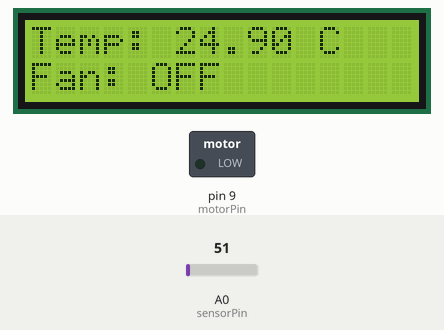
The sketch below on a simulated Arduino Uno, built with avr-gcc and run on an emulated ATmega328P. Shown: 16×2 character LCD, switched loads named in the sketch (green lamp = pin HIGH). The test bench sets the inputs (shaded band); at power-on: A0 (sensorPin) = 51.

Above: at 2.2 s.
2.3 s: A0 (sensorPin) set to 58
At 3.0 s:
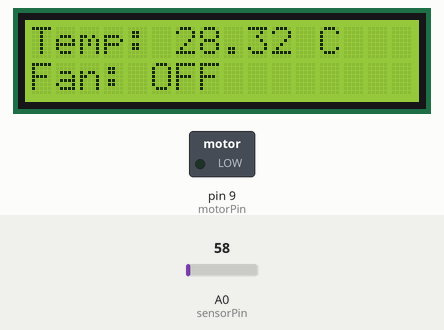
4.0 s: A0 (sensorPin) set to 66
At 4.6 s:
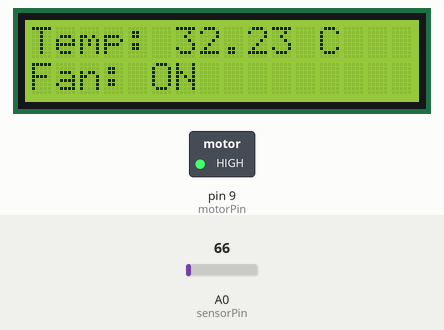
5.5 s: A0 (sensorPin) set to 61
At 6.2 s:
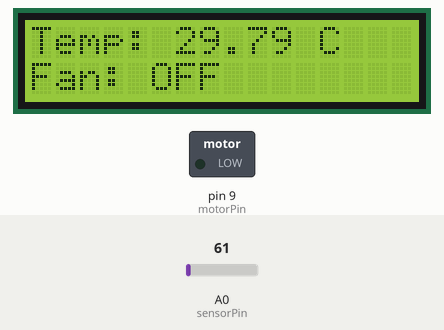
Timing chart, 0 to 8.5 s (numbered marks = the images above; inputs shaded):
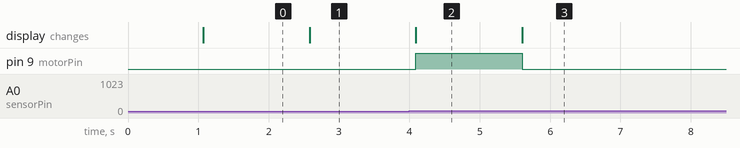

Measured:
- the behaviour switches between 61 and 62 on A0 (sensorPin) (found by bisection; images 1 and 2)
- after the input at 2.3 s, the display: changes after 0.28 s (image 1)
- after the input at 4.0 s, pin 9 (motorPin): LOW → HIGH after 0.09 s; the display: changes after 0.09 s (image 2)
- after the input at 5.5 s, pin 9 (motorPin): HIGH → LOW after 0.10 s; the display: changes after 0.10 s (image 3)

The sketch:

Temperature-Controlled-Fan.ino
```cpp
#include <LiquidCrystal.h>

// --- Pin Definitions ---
const int sensorPin = A0;      // LM35 Input
const int motorPin = 9;        // Fan Control (Transistor Base)
const int tempThreshold = 30;  // Temperature to turn fan ON

// Initialize LCD (RS, E, D4, D5, D6, D7)
// Make sure this matches your wiring exactly!
LiquidCrystal lcd(12, 11, 5, 4, 3, 2);

void setup() {
  // Set up pins
  pinMode(motorPin, OUTPUT);

  // Set up LCD
  lcd.begin(16, 2);
  lcd.print("System Ready");
  delay(1000);
  lcd.clear();
}

void loop() {
  // 1. Read Temperature from LM35
  int reading = analogRead(sensorPin);

  // Convert reading to Voltage (5V reference, 1024 resolution)
  float voltage = reading * (5.0 / 1024.0);

  // Convert Voltage to Celsius (LM35 scales 10mV per degree)
  float tempC = voltage * 100;

  // 2. Display on LCD
  lcd.setCursor(0, 0); // Top row
  lcd.print("Temp: ");
  lcd.print(tempC);
  lcd.print(" C  "); // Extra spaces to clear old numbers

  // 3. Control Fan Logic
  lcd.setCursor(0, 1); // Bottom row
  if (tempC > tempThreshold) {
    digitalWrite(motorPin, HIGH); // Turn Fan ON
    lcd.print("Fan: ON ");
  } else {
    digitalWrite(motorPin, LOW);  // Turn Fan OFF
    lcd.print("Fan: OFF");
  }

  delay(500); // Update every half second
}
```
